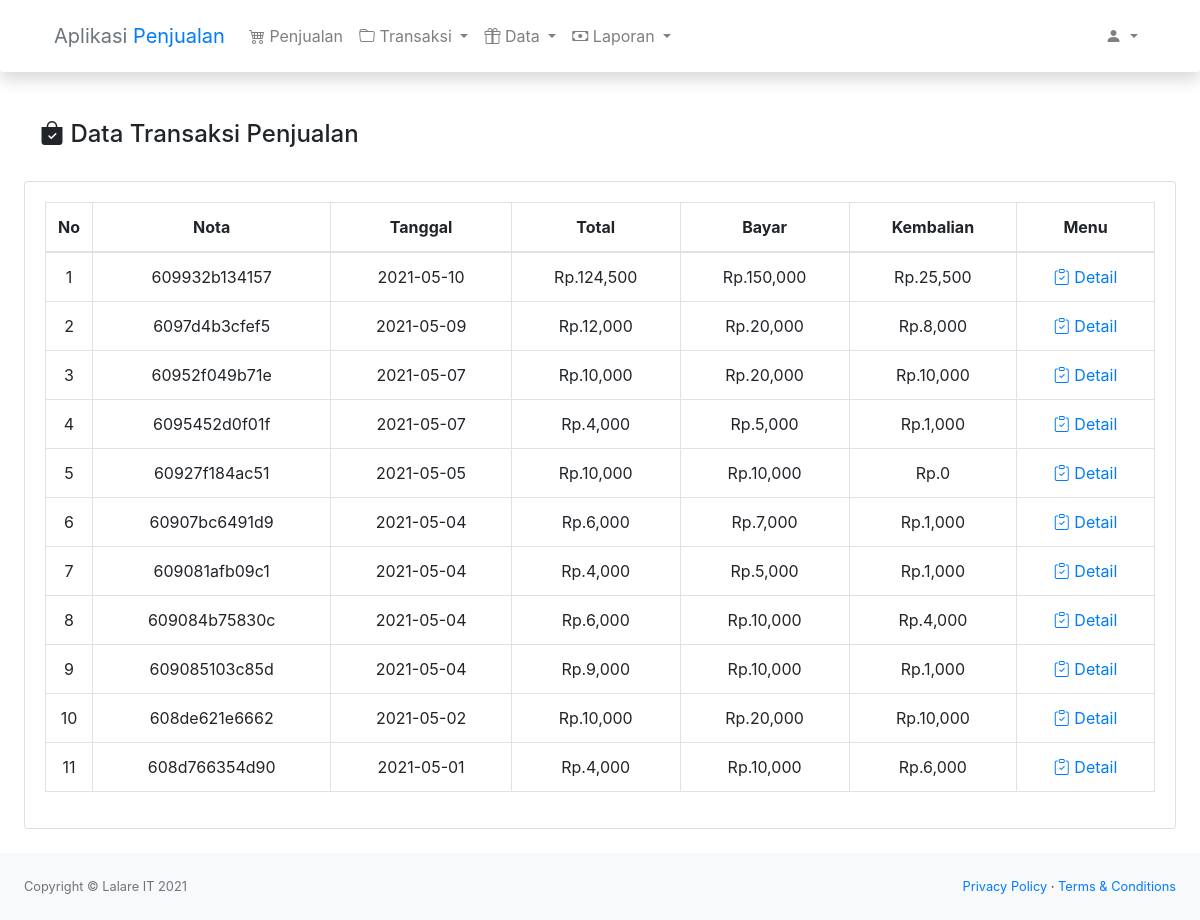
The page /index.php/transaksi/penjualan on the database as committed earlier.
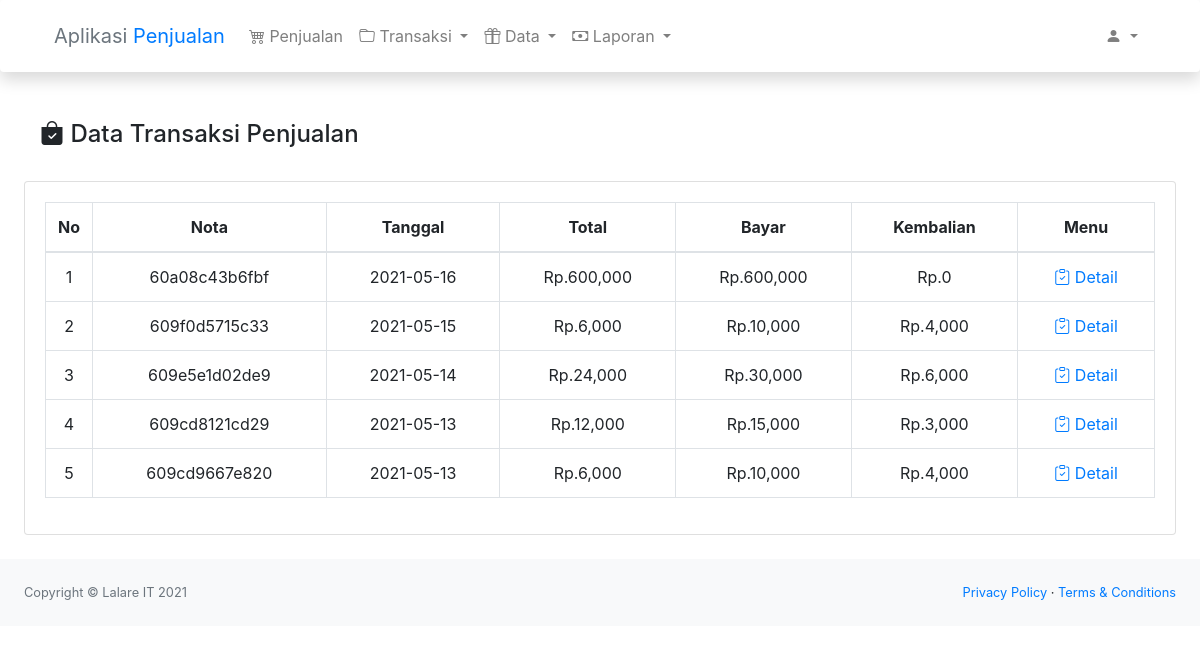
The same page on the database as committed later.
### tables this page shows
CREATE TABLE "penjualan" (
	"nota"	TEXT NOT NULL,
	"tanggal"	TEXT,
	"total"	INTEGER,
	"id_user"	TEXT,
	"bayar"	INTEGER,
	"kembalian"	INTEGER,
	PRIMARY KEY("nota")
);

### application/controllers/transaksi/Penjualan.php (called while the page is built, shortened)
<?php class Penjualan extends CI_Controller
{
    public function __construct()
    {
        $this->load->model('transaksi_pm');
    }
    public function index()
    {
        $this->data();
    }
    public function data()
    {
        $data['transaksi'] = $this->transaksi_pm->get();
        $this->load->view('transaksi/penjualan/data', $data);
    }
}

### index.php (called while the page is built, shortened)
<?php
require_once BASEPATH.'core/CodeIgniter.php';

### application/models/Transaksi_pm.php (called while the page is built, shortened)
<?php class Transaksi_pm extends CI_Model
{
    public function get()
    {
        $this->db->order_by('tanggal', 'desc');
        return  $this->db->get('penjualan')->result();
    }
}

### application/views/transaksi/penjualan/data.php (the view)
<?php
$this->load->view('template/header');
$this->load->view('template/navbar');
?>
<div class="container-fluid">
    <div class="d-flex justify-content-between px-3">
        <h4><i class="bi bi-bag-check-fill"></i> Data Transaksi Penjualan</h4>
    </div>
    <div class="card mb-4 mt-4">
        <div class="card-body">
            <div class="table-responsive">
                <table class="table table-bordered text-center" id="dataTable" width="100%" cellspacing="0">
                    <thead>
                        <tr>
                            <th width="40px">No</th>
                            <th>Nota</th>
                            <th>Tanggal</th>
                            <th>Total</th>
                            <th>Bayar</th>
                            <th>Kembalian</th>
                            <th>Menu</th>
                        </tr>
                    </thead>
                    <tbody>
                        <?php $i = 1; ?>
                        <?php foreach ($transaksi as $list) : ?>
                            <tr>
                                <td class="text-center"><?= $i++; ?></td>
                                <td><?= $list->nota; ?></td>
                                <td><?= $list->tanggal; ?></td>
                                <td>Rp.<?= number_format($list->total) ?></td>
                                <td>Rp.<?= number_format($list->bayar) ?></td>
                                <td>Rp.<?= number_format($list->kembalian) ?></td>
                                <td>
                                    <a href="<?= site_url('/transaksi/penjualan/detail/' . $list->nota) ?>"><i class="bi bi-clipboard-check"></i> Detail</a>
                                </td>
                            </tr>
                        <?php endforeach; ?>
                    </tbody>
                </table>
            </div>
        </div>
    </div>
</div>
<?php $this->load->view('template/footer') ?>

### application/views/template/header.php (shortened to what this page needs)
<!DOCTYPE html>
<html lang="en">
<head>
	<link href="<?= base_url() ?>/public/css/styles.css" rel="stylesheet" />
	<link href="<?= base_url() ?>/public/css/dataTables.bootstrap4.min.css" rel="stylesheet" />
	<link rel="stylesheet" href="<?= base_url() ?>/public/assets/bootstrap-icon/bootstrap-icons.css">
</head>
<body>

### application/views/template/navbar.php (shortened to what this page needs)
<div class="sticky-top">
	<nav id="shadownav" class="navbar navbar-expand-lg navbar-light bg-light shadow p-3 mb-5 bg-white rounded">
		<div class="container">
			<a href="<?= site_url('/aplikasi/dashboard/') ?>" class="navbar-brand">
				<span class="text-secondary">Aplikasi</span> <span class="text-primary">Penjualan</span>
			</a>
			<ul class="navbar-nav mr-auto">
				<li class="nav-item">
					<a class="nav-link" href="<?= site_url('/aplikasi/penjualan/') ?>"><i class="bi bi-cart4"></i> Penjualan</a>
				</li>
				<li class="nav-item dropdown">
					<a class="nav-link dropdown-toggle" href="#" id="navbarDropdown" role="button" data-toggle="dropdown" aria-haspopup="true" aria-expanded="false">
						<i class="bi bi-folder"></i> Transaksi
					</a>
				</li>
				<li class="nav-item dropdown">
					<a class="nav-link dropdown-toggle" href="#" id="navbarDropdown" role="button" data-toggle="dropdown" aria-haspopup="true" aria-expanded="false">
						<i class="bi bi-gift"></i> Data
					</a>
				</li>
				<li class="nav-item dropdown">
					<a class="nav-link dropdown-toggle" href="#" id="navbarDropdown" role="button" data-toggle="dropdown" aria-haspopup="true" aria-expanded="false">
						<i class="bi bi-cash"></i> Laporan
					</a>
				</li>
			</ul>
			<div class="d-flex justify-content-end">
				<ul class="navbar-nav me-auto mb-2 mb-lg-0">
					<li class="nav-item dropdown">
						<a class="nav-link dropdown-toggle" href="#" id="navbarDropdown" role="button" data-toggle="dropdown" aria-haspopup="true" aria-expanded="false">
							<i class="bi bi-person-fill"></i>
						</a>
					</li>
				</ul>
			</div>
		</div>
	</nav>
</div>

### application/views/template/footer.php (shortened to what this page needs)
<footer class="py-4 bg-light mt-auto">
	<div class="container-fluid">
		<div class="d-flex align-items-center justify-content-between small">
			<div class="text-muted">Copyright &copy; Lalare IT 2021</div>
			<div>
				<a href="#">Privacy Policy</a>
				&middot;
				<a href="#">Terms &amp; Conditions</a>
			</div>
		</div>
	</div>
</footer>
</body>
</html>

Rows that differ between the two databases and show on the page:
removed penjualan: nota "609932b134157", tanggal "2021-05-10", total "124,500", bayar "150,000", kembalian "25,500"
removed penjualan: nota "6097d4b3cfef5", tanggal "2021-05-09", total "12,000", bayar "20,000", kembalian "8,000"
removed penjualan: nota "60952f049b71e", tanggal "2021-05-07", total "10,000", bayar "20,000", kembalian "10,000"
removed penjualan: nota "6095452d0f01f", tanggal "2021-05-07", total "4,000", bayar "5,000", kembalian "1,000"
removed penjualan: nota "60927f184ac51", tanggal "2021-05-05", total "10,000", bayar "10,000", kembalian "0"
removed penjualan: nota "60907bc6491d9", tanggal "2021-05-04", total "6,000", bayar "7,000", kembalian "1,000"
removed penjualan: nota "609081afb09c1", tanggal "2021-05-04", total "4,000", bayar "5,000", kembalian "1,000"
removed penjualan: nota "609084b75830c", tanggal "2021-05-04", total "6,000", bayar "10,000", kembalian "4,000"
removed penjualan: nota "609085103c85d", tanggal "2021-05-04", total "9,000", bayar "10,000", kembalian "1,000"
removed penjualan: nota "608de621e6662", tanggal "2021-05-02", total "10,000", bayar "20,000", kembalian "10,000"
removed penjualan: nota "608d766354d90", tanggal "2021-05-01", total "4,000", bayar "10,000", kembalian "6,000"
added penjualan: nota "60a08c43b6fbf", tanggal "2021-05-16", total "600,000", bayar "600,000", kembalian "0"
added penjualan: nota "609f0d5715c33", tanggal "2021-05-15", total "6,000", bayar "10,000", kembalian "4,000"
added penjualan: nota "609e5e1d02de9", tanggal "2021-05-14", total "24,000", bayar "30,000", kembalian "6,000"
added penjualan: nota "609cd8121cd29", tanggal "2021-05-13", total "12,000", bayar "15,000", kembalian "3,000"
added penjualan: nota "609cd9667e820", tanggal "2021-05-13", total "6,000", bayar "10,000", kembalian "4,000"
